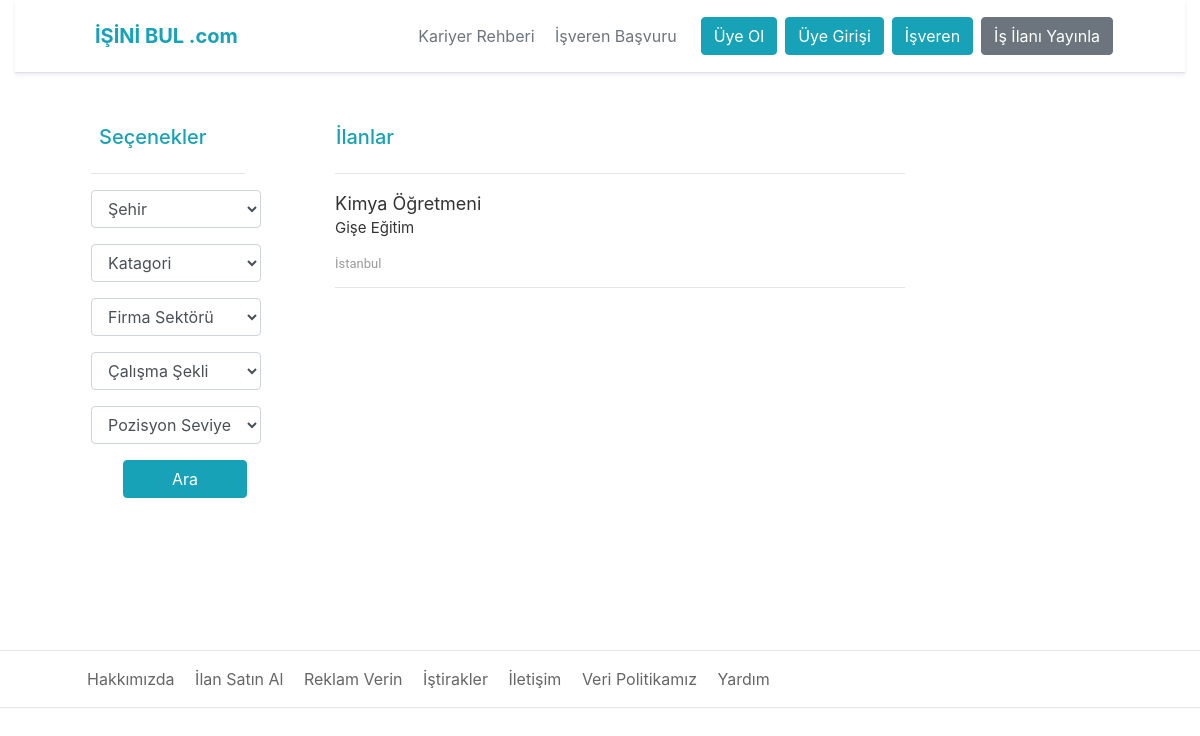
Page /isinibul/isilanlari.php?sehirid=Şehir&katagoriid=Eğitim on the committed database.
### isinibul/isilanlari.php (the view, shortened to what this page needs)
<?php
include 'ayar/nav.php';
include ("ayar/connect.php");
$ktgr = $_GET["katagoriid"];
$sehir = $_GET["sehirid"];
if ($sehir=="ŞehirYok") {
	$katagori = $_GET["katagoriid"];
	$firmasektörü = $_GET["frmsktrid"];
	$pozisyonseviyesi = $_GET["pznid"];
	$query = "SELECT * FROM isilanları";
	$count=0;
	if ($firmasektörü!="Firma Sektörü") {
		$wheresktr="WHERE firmasektörü LIKE '%$firmasektörü%'";
		$query.=" ".$wheresktr;
		$count=$count+1;
	}
	if ($katagori!="Katagori") {
		if ($count>0) {
			$wheresktr="AND katagori LIKE '%$katagori%'";
			$query.=" ".$wheresktr;
			$count=$count+1;
		}
		else{
			$wheresktr="WHERE katagori LIKE '%$katagori%'";
			$query.=" ".$wheresktr;
			$count=$count+1;
		}
	}
	if ($pozisyonseviyesi!="Pozisyon") {
		if ($count>0) {
			$wheresktr="AND pozisyonseviyesi LIKE '%$pozisyonseviyesi%'";
			$query.=" ".$wheresktr;
		}
		else{
			$wheresktr="WHERE pozisyonseviyesi LIKE '%$pozisyonseviyesi%'";
			$query.=" ".$wheresktr;
		}
	}
	echo $query;
}
else{
	if ($ktgr=="Katagori" && $sehir=="Şehir" ) {
	$query = "SELECT * FROM isilanları";
}
else if ($ktgr=="Katagori" && $sehir!="Şehir" ) {
	$query = "SELECT * FROM isilanları WHERE sehirid= ".$sehir;
}
else if ($ktgr!="Katagori" && $sehir=="Şehir") {
	$query = "SELECT * FROM isilanları WHERE katagori LIKE '%$ktgr%'  ";
}
else{
	$query = "SELECT * FROM isilanları WHERE katagori LIKE '%$ktgr%' AND sehirid= ".$sehir;
}
}
?>
<!doctype html>
<html lang="en">
<head>
	<link rel="stylesheet" href="https://stackpath.bootstrapcdn.com/bootstrap/4.5.2/css/bootstrap.min.css">
</head>
<body>
	<div class="container-fluid">
		<div class="row mt-5">
			<div class="col-2 " style="margin: 0px 60px;">
				<form method="post">
					<div class="row ml-2">
						<h5 class="text-info ml-3 mt-1">Seçenekler </h5>
					</div>
					<hr class="ml-3">
					<div class="form-row " >
						<div class="form-group col-sm-12 " >
							<select class="form-control ml-3 "  name="sehir">
								<option >Şehir</option>
							</select  >
						</div>
					</div>
					<div class="form-row">
						<div class="form-group col-sm-12">
							<select class="form-control ml-3" name="katagori" >
								<option>Katagori</option>
							</select>
						</div>
					</div>
					<div class="form-row">
						<div class="form-group col-sm-12">
							<select class="form-control ml-3 " name="firmasektörü" >
								<option >Firma Sektörü</option>
							</select>
						</div>
					</div>
					<div class="form-row">
						<div class="form-group col-sm-12">
							<select class="form-control ml-3" name="calismasekli" ">
								<option>Çalışma Şekli</option>
							</select>
						</div>
					</div>
					<div class="form-row">
						<div class="form-group col-sm-12">
							<select class="form-control ml-3" name="pozisyonseviyesi" >
								<option>Pozisyon Seviyesi</option>
							</select>
						</div>
					</div>
					<div class="form-row">
						<div class="form-group col-sm-12">
							<button class="btn btn-info ml-3 px-5 mx-5" name="ara" type="submit"  > Ara </button>
						</div>
					</div>
				</form>
			</div>
			<div class="col-6">
				<div class="row">
					<h5 class="text-info ml-3 mt-1">İlanlar</h5>
				</div>
				<hr>
				<?php
				if ($result=mysqli_query($baglanti , $query)) {
					while ( $row = mysqli_fetch_assoc($result)) {
						?>
						<div class="row mt-2" >
							<div class="col">
								<a style="    font-size: 18px; color: #333; margin-bottom: 0; " href="isilanıgöster.php?ID=<?php echo $row["id"]?>" target="_blank" > <?php echo $row["isinismi"]; ?></a>
								<a style="font-size: 15px; color: #333; margin-bottom: 0; background-color: transparent; "  href="firmaprofili.php?ID=<?php echo $row["sirketid"]?>" target="_blank" ><p><?php echo $row["sirketismi"] ; ?></p> </a>
								<p style="font: 13px 'roboto';color: #999; word-break: break-word;"><?php echo $row["ulkesehir"] ; ?></p>
								<hr>
							</div>
						</div>
						<?php
					}}
					?>
				</div>
			</div>
		</div>
		<footer>
			<?php include 'ayar/footer.php'; ?>
		</footer>
	</body>
	</html>

### rows in the picture
isilanları: isinismi "Kimya Öğretmeni", sirketismi "Gişe Eğitim", ulkesehir "İstanbul"
